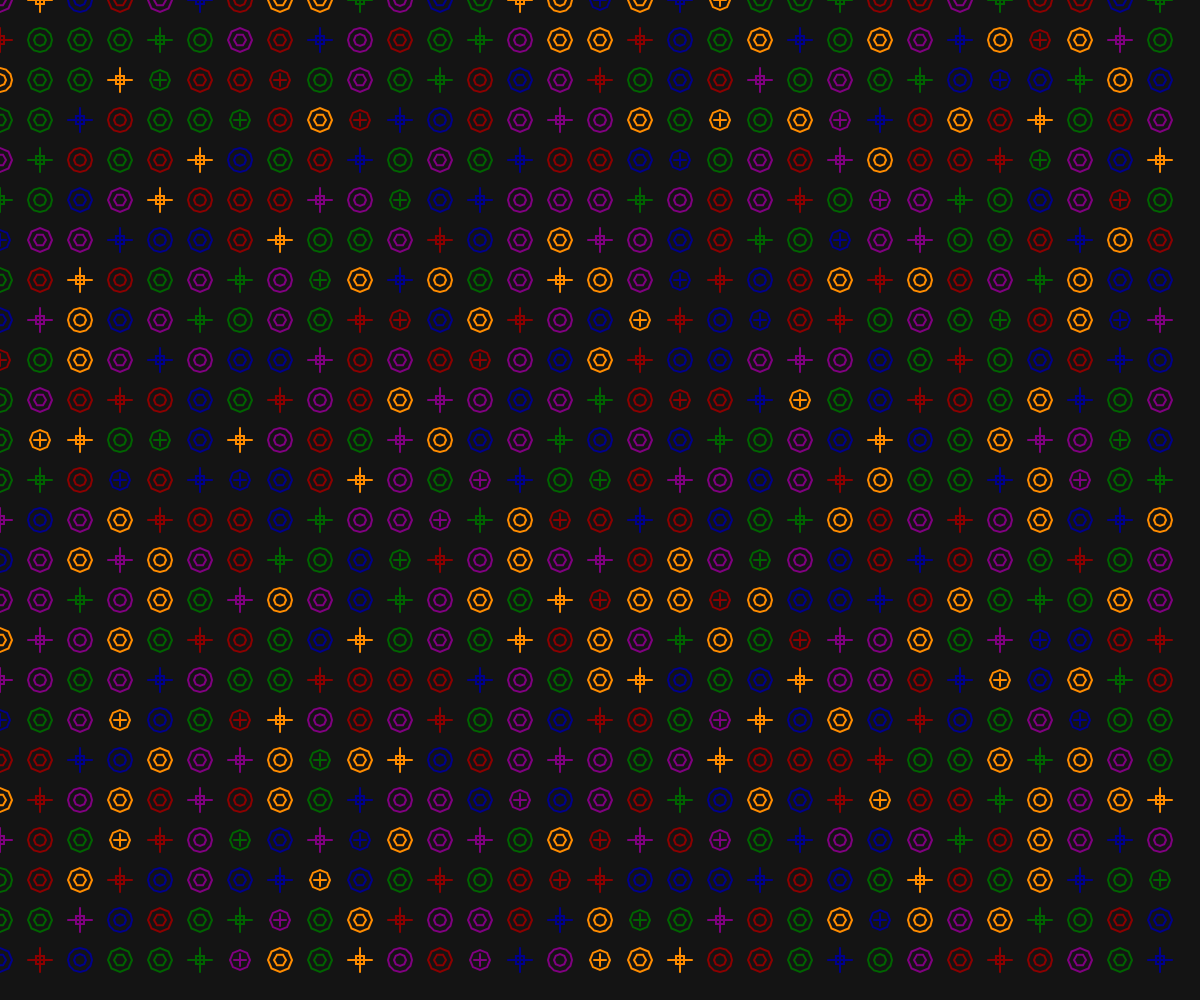
Frame 1 (no input)
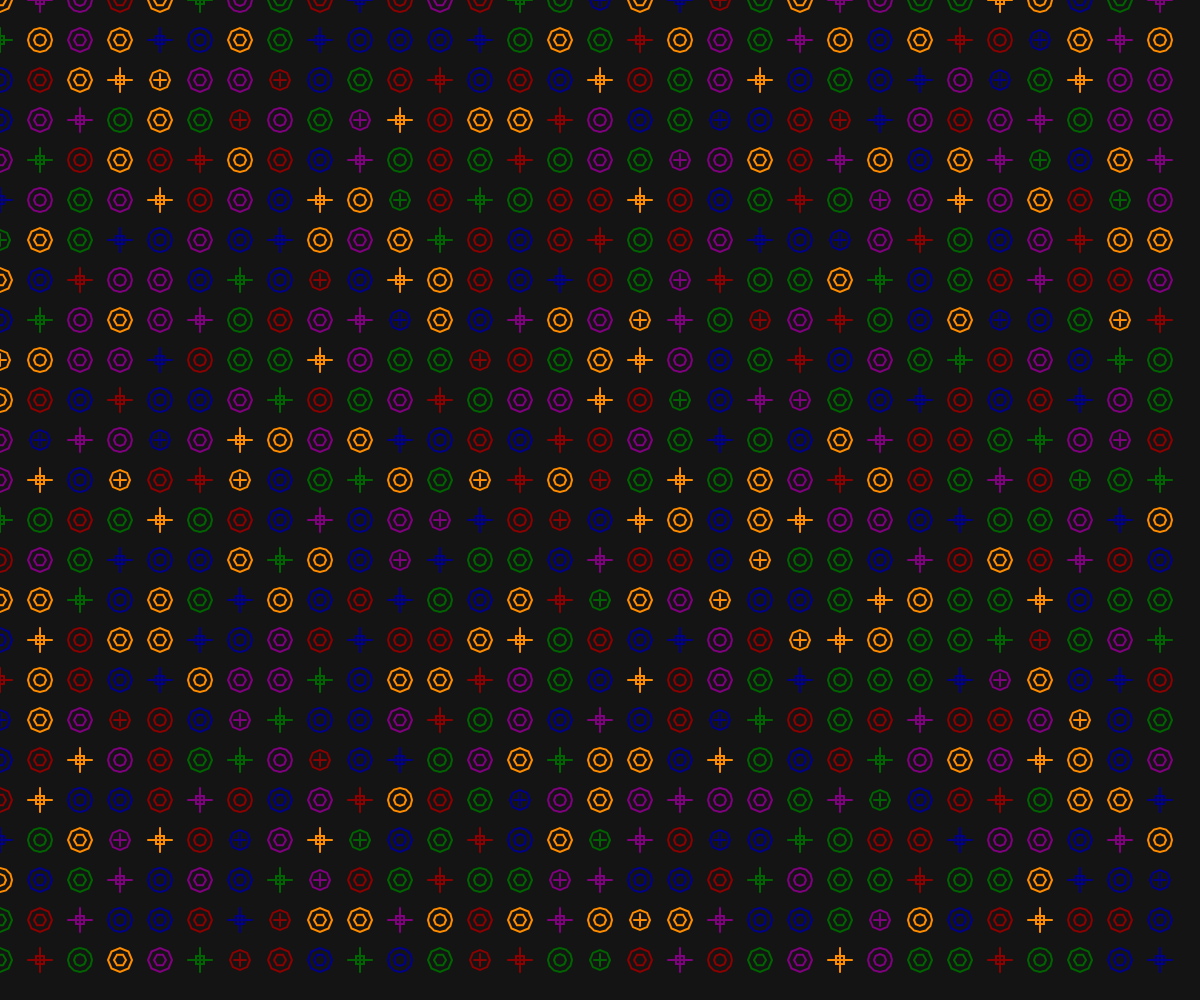
Frame 2 (the mouse pressed at the canvas centre, redrawn once)

The p5.js sketch that drew these frames (run headless with seeded random() and noise() and a simulated clock; the mouse was pressed at the canvas centre and the sketch redrawn once):

// p5.js sketch
// ── sketch.js
let grid;
let cellSize = 40;
let numCellsX, numCellsY;

function setup() {
  createCanvas(windowWidth, windowHeight);
  noLoop();
  
  // Calculate grid dimensions
  numCellsX = ceil(width / cellSize);
  numCellsY = ceil(height / cellSize);
  
  // Create the grid structure
  grid = [];
  for (let y = 0; y < numCellsY; y++) {
    grid[y] = [];
    for (let x = 0; x < numCellsX; x++) {
      grid[y][x] = {
        x: x * cellSize,
        y: y * cellSize,
        // Initialize with a pattern that will be modified to create knots
        pattern: random(['knot', 'cross', 'loop'])
      };
    }
  }
  
  // Generate the woven knot pattern
  generateWovenPattern();
}

function draw() {
  background(20);
  
  // Draw the woven pattern
  for (let y = 0; y < numCellsY; y++) {
    for (let x = 0; x < numCellsX; x++) {
      let cell = grid[y][x];
      
      push();
      translate(cell.x, cell.y);
      
      // Draw a knot or interlink pattern
      drawKnotPattern(cell.pattern);
      
      pop();
    }
  }
}

function generateWovenPattern() {
  for (let y = 0; y < numCellsY; y++) {
    for (let x = 0; x < numCellsX; x++) {
      // Create a symmetric pattern by using coordinates
      let symmetry = (x + y) % 4;
      
      if (symmetry === 0) {
        grid[y][x].pattern = 'knot';
      } else if (symmetry === 1) {
        grid[y][x].pattern = 'cross';
      } else if (symmetry === 2) {
        grid[y][x].pattern = 'loop';
      } else {
        grid[y][x].pattern = 'knot';
      }
    }
  }
  
  // Add more complex interweaving by adjusting certain cells
  for (let y = 0; y < numCellsY; y++) {
    for (let x = 0; x < numCellsX; x++) {
      if ((x + y) % 3 === 0 && random() > 0.7) {
        grid[y][x].pattern = 'interlace';
      }
    }
  }
}

function drawKnotPattern(patternType) {
  strokeWeight(2);
  
  // Use a palette of rich jewel tones
  let colors = [
    color(139, 0, 0),   // Dark red
    color(0, 100, 0),   // Dark green
    color(0, 0, 139),   // Dark blue
    color(128, 0, 128), // Purple
    color(255, 140, 0)  // Dark orange
  ];
  
  let c = random(colors);
  stroke(c);
  noFill();
  
  switch (patternType) {
    case 'knot':
      // Draw a simple knot shape
      beginShape();
      for (let i = 0; i < 8; i++) {
        let angle = map(i, 0, 8, 0, TWO_PI);
        let x = cos(angle) * cellSize * 0.3;
        let y = sin(angle) * cellSize * 0.3;
        vertex(x, y);
      }
      endShape(CLOSE);
      
      // Inner loop
      beginShape();
      for (let i = 0; i < 6; i++) {
        let angle = map(i, 0, 6, 0, TWO_PI);
        let x = cos(angle) * cellSize * 0.15;
        let y = sin(angle) * cellSize * 0.15;
        vertex(x, y);
      }
      endShape(CLOSE);
      
      break;
      
    case 'cross':
      // Draw a cross shape
      line(-cellSize * 0.3, 0, cellSize * 0.3, 0);
      line(0, -cellSize * 0.3, 0, cellSize * 0.3);
      
      // Inner square
      rectMode(CENTER);
      rect(0, 0, cellSize * 0.2, cellSize * 0.2);
      
      break;
      
    case 'loop':
      // Draw a loop
      beginShape();
      for (let i = 0; i < 12; i++) {
        let angle = map(i, 0, 12, 0, TWO_PI);
        let x = cos(angle) * cellSize * 0.3;
        let y = sin(angle) * cellSize * 0.3;
        vertex(x, y);
      }
      endShape(CLOSE);
      
      // Inner loop
      beginShape();
      for (let i = 0; i < 8; i++) {
        let angle = map(i, 0, 8, 0, TWO_PI);
        let x = cos(angle) * cellSize * 0.15;
        let y = sin(angle) * cellSize * 0.15;
        vertex(x, y);
      }
      endShape(CLOSE);
      
      break;
      
    case 'interlace':
      // Draw an interlaced pattern
      beginShape();
      for (let i = 0; i < 8; i++) {
        let angle = map(i, 0, 8, 0, TWO_PI);
        let x = cos(angle) * cellSize * 0.25;
        let y = sin(angle) * cellSize * 0.25;
        vertex(x, y);
      }
      endShape(CLOSE);
      
      // Draw a smaller cross inside
      line(-cellSize * 0.15, 0, cellSize * 0.15, 0);
      line(0, -cellSize * 0.15, 0, cellSize * 0.15);
      
      break;
  }
}

function windowResized() {
  resizeCanvas(windowWidth, windowHeight);
  
  // Recalculate grid dimensions
  numCellsX = ceil(width / cellSize);
  numCellsY = ceil(height / cellSize);
  
  // Reinitialize the grid
  grid = [];
  for (let y = 0; y < numCellsY; y++) {
    grid[y] = [];
    for (let x = 0; x < numCellsX; x++) {
      grid[y][x] = {
        x: x * cellSize,
        y: y * cellSize,
        pattern: random(['knot', 'cross', 'loop'])
      };
    }
  }
  
  // Regenerate the pattern
  generateWovenPattern();
}
